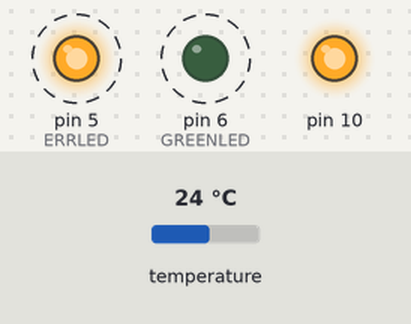
Recording of a sketch running on a simulated Arduino Uno, built with avr-gcc and run on an emulated ATmega328P. On the bench: output pins drawn as LEDs (lit = HIGH). Dashed ring = blinking. The inputs (shaded band) are chosen by the test bench; at power-on: temperature 24 °C. The local clock reads 2024-03-15 10:24:30 at power-on unless the sketch sets it; pins used as bus, display or sensor lines are not drawn; what the sketch prints to the serial monitor is not drawn.

Above: at 0.2 s.
Timing chart, 0 to 3.0 s (numbered marks = the images above):
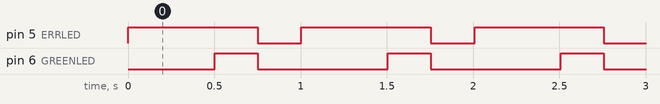

Measured:
- by itself, pin 5 (ERRLED): alternates HIGH for 0.75 s and LOW for 0.25 s
- by itself, pin 6 (GREENLED): alternates HIGH for 0.25 s and LOW for 0.75 s
- by itself, everything shown: repeats every 1.0 s, in 3 steps

The sketch:

MusselTrackerMAX31855test.ino
```cpp
/* MusselTrackerTesting
  Code to test what portions of a newly assembled
  Mussel Tracker v2 board are functional

*/

// #include "SdFat.h" // https://github.com/greiman/SdFat
#include <Wire.h>
#include <SPI.h>
#include "RTClib.h" // https://github.com/millerlp/RTClib
#include <Adafruit_MAX31855.h> // https://github.com/adafruit/Adafruit-MAX31855-library


#define ERRLED 5
#define GREENLED 6

// Comment out any of the following 4 lines to remove parts of the
// test code from functioning.
#define Serialtest // For testing serial output over FTDI adapter
#define RTCtest // For testing DS3231 function (requires Serial to be working)
// #define SDtest	// For testing SD card slot function, requires Serial to be working
#define MAXtest	// For testing MAX31855 thermocouple chips, requires Serial to work

// Create real time clock object
RTC_DS3231 RTC;

// Create sd objects
// SdFat sd;
// SdFile logfile;  // for sd card, this is the file object to be written to
// SdFile setfile; // for sd card, this is the settings file to read from
// const byte chipSelect = 10; // define the Chip Select pin for SD card
// Serial streams
// ArduinoOutStream cout(Serial);


#define CS_MAX1 8 // Chip Select for MAX31855 #1
#define CS_MAX2 9 // Chip Select for MAX31855 #2


// Define MAX31855 objects, need 2 of them for the two separate chips
Adafruit_MAX31855 thermocouple1(CS_MAX1);
// Adafruit_MAX31855 thermocouple2(CS_MAX2);
double temp1 = 0;
// double temp2 = 0;

void setup() {
	// SPI.begin();
	// SPI.setDataMode(SPI_MODE0);
	pinMode(10, OUTPUT);
	digitalWrite(10, HIGH);

  // put your setup code here, to run once:
#ifdef Serialtest
  Serial.begin(57600);
  Serial.println("Hello");
#endif

  pinMode(ERRLED,OUTPUT);
  digitalWrite(ERRLED, LOW);
  pinMode(GREENLED,OUTPUT);
  digitalWrite(GREENLED, LOW);

#ifdef RTCtest
  Wire.begin();
  RTC.begin();
  RTC.adjust(DateTime(__DATE__, __TIME__));
#endif

	// Set the chip select pins as outputs
	pinMode(CS_MAX1, OUTPUT);
	digitalWrite(CS_MAX1, HIGH);
	pinMode(CS_MAX2, OUTPUT);
	digitalWrite(CS_MAX2, HIGH);
}

void loop() {
  // put your main code here, to run repeatedly:
  digitalWrite(ERRLED,HIGH);
  delay(500);
  digitalWrite(GREENLED,HIGH);
  delay(250);
  digitalWrite(ERRLED, LOW);
  digitalWrite(GREENLED,LOW);
  delay(250);

#ifdef Serialtest
  Serial.println(millis());
#endif

#ifdef RTCtest
  printTime(RTC.now());
  Serial.println();
#endif

#ifdef MAXtest
	temp1 = thermocouple1.readInternal();
	// temp2 = thermocouple2.readInternal();
	Serial.print("Internal temps: ");
	Serial.println(temp1);
	// Serial.print("\t");
	// Serial.println(temp2);
#endif


} // end of main loop


//------------------------------------------------
//------------------------------------------------
// printTime function takes a DateTime object from
// the real time clock and prints the date and time
// to the serial monitor.
void printTime(DateTime now){
	Serial.print(now.year(), DEC);
    Serial.print('-');
    Serial.print(now.month(), DEC);
    Serial.print('-');
    Serial.print(now.day(), DEC);
    Serial.print(' ');
    Serial.print(now.hour(), DEC);
    Serial.print(':');
	if (now.minute() < 10) {
		Serial.print("0");
	}
    Serial.print(now.minute(), DEC);
    Serial.print(':');
	if (now.second() < 10) {
		Serial.print("0");
	}
    Serial.print(now.second(), DEC);
	// You may want to print a newline character
	// after calling this function i.e. Serial.println();
}

// void cardOrSpeed() {
  // cout << F("Try another SD card or reduce the SPI bus speed.\n");
  // cout << F("Edit spiSpeed in this program to change it.\n");
// }

// void reformatMsg() {
  // cout << F("Try reformatting the card.  For best results use\n");
  // cout << F("the SdFormatter program in SdFat/examples or download\n");
  // cout << F("and use SDFormatter from www.sdcard.org/downloads.\n");
// }
```
